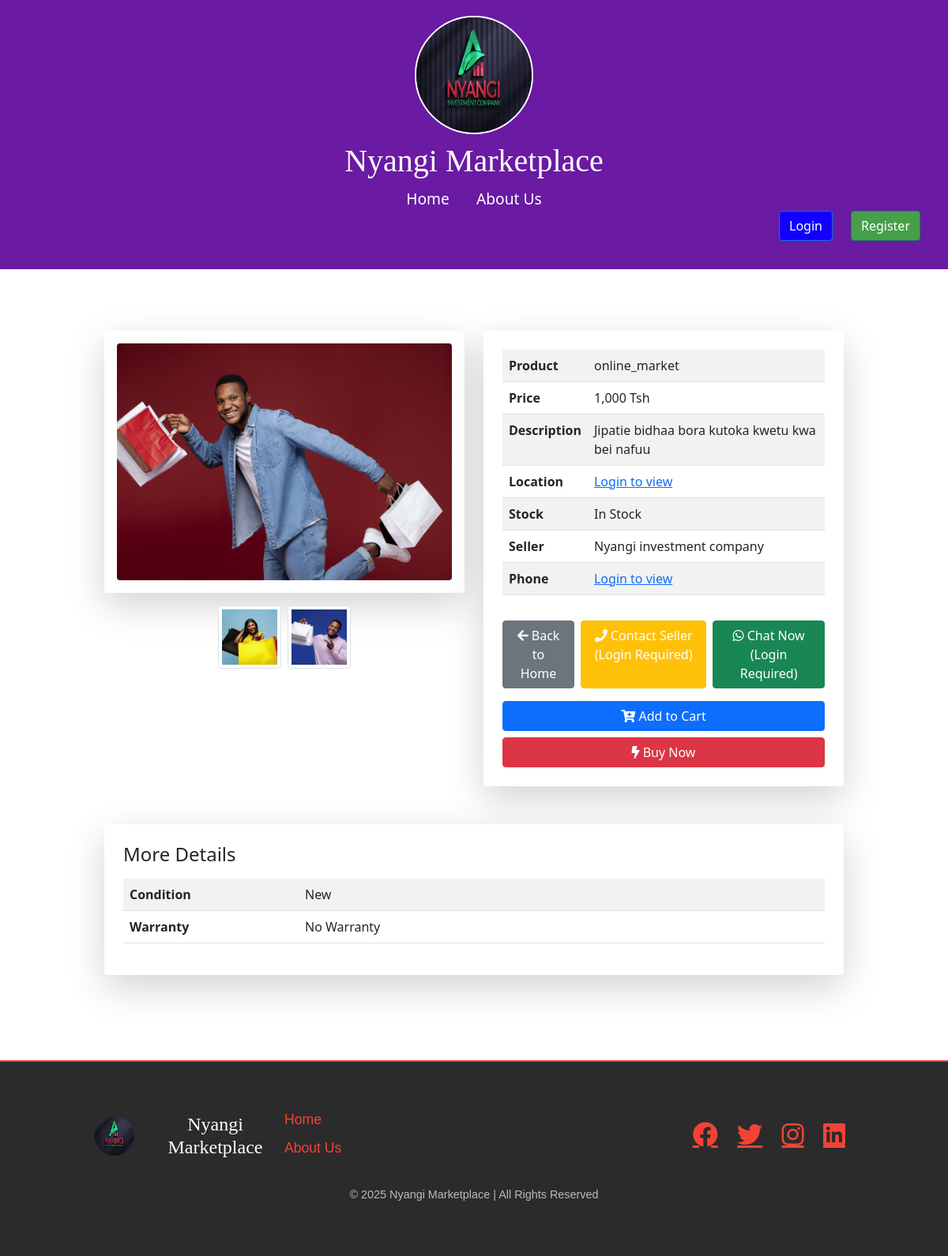
The app's page /product/15/ with its own data.
### myapp/models.py (models this page shows, shortened)
class Product(models.Model):
    name = models.CharField(max_length=255)
    description = models.TextField()
    price = models.IntegerField()
    category = models.ForeignKey('Category', on_delete=models.CASCADE)
    image = models.ImageField(upload_to='products/')
    image1 = models.ImageField(upload_to='products/', null=True, blank=True, default="")  # NEW IMAGE
    image2 = models.ImageField(upload_to='products/', null=True, blank=True, default="")
    image3 = models.ImageField(upload_to='products/', null=True, blank=True, default="")
    image4 = models.ImageField(upload_to='products/', null=True, blank=True, default="")
    phone_number=models.CharField(max_length=10 ,default='')
    seller = models.ForeignKey('Seller', on_delete=models.CASCADE)
    location = models.CharField(max_length=50, choices=TANZANIA_REGIONS, default='Dar es Salaam')  # Default region
    condition = models.CharField(max_length=100, default="New", blank=True)
    dimensions = models.CharField(max_length=100, default="", blank=True)
    weight = models.CharField(max_length=50, default="", blank=True)
    material = models.CharField(max_length=100, default="", blank=True)
    color = models.CharField(max_length=50, default="", blank=True)
    warranty = models.CharField(max_length=50, default="No Warranty", blank=True)
    model = models.CharField(max_length=100, default="", blank=True)
    release_year = models.IntegerField(default="", blank=True, null=True)
    generation = models.CharField(max_length=50, default="", blank=True)
    brand = models.CharField(max_length=100, default="", blank=True)
    origin_country = models.CharField(max_length=100, default="", blank=True)
    created_at = models.DateTimeField(default=timezone.now, blank=True)
    power_consumption = models.CharField(max_length=50, default="", blank=True)
    battery_life = models.CharField(max_length=50, default="", blank=True)
    charging_time = models.CharField(max_length=50, default="", blank=True)
    connectivity = models.CharField(max_length=100, default="", blank=True)
    processor = models.CharField(max_length=100, default="", blank=True)
    storage_capacity = models.CharField(max_length=100, default="", blank=True)
    screen_size = models.CharField(max_length=50, default="", blank=True)
    resolution = models.CharField(max_length=100, default="", blank=True)
    weight_capacity = models.CharField(max_length=50, default="", blank=True)
    assembly_required = models.BooleanField(default="", blank=True, null=True)
    style = models.CharField(max_length=100, default="", blank=True)
    water_resistant = models.BooleanField(default="", blank=True, null=True)
    upholstery_material = models.CharField(max_length=100, default="", blank=True)
    size = models.CharField(max_length=50, default="", blank=True)
    gender = models.CharField(max_length=50, default="", blank=True)
    fabric_type = models.CharField(max_length=100, default="", blank=True)
    washing_instructions = models.TextField(default="", blank=True)
    shoe_type = models.CharField(max_length=100, default="", blank=True)
    closure_type = models.CharField(max_length=100, default="", blank=True)
    fuel_type = models.CharField(max_length=50, default="", blank=True)
    transmission = models.CharField(max_length=50, default="", blank=True)
    mileage = models.CharField(max_length=50, default="", blank=True)
    engine_capacity = models.CharField(max_length=50, default="", blank=True)
    top_speed = models.CharField(max_length=50, default="", blank=True)
    number_of_seats = models.IntegerField(default="", blank=True, null=True)
    expiration_date = models.DateField(null=True, blank=True)
    ingredients = models.TextField(default="", blank=True)
    calories = models.CharField(max_length=50, default="", blank=True)
    dietary_info = models.CharField(max_length=100, default="", blank=True)
    package_size = models.CharField(max_length=100, default="", blank=True)
    author = models.CharField(max_length=100, default="", blank=True)
    publisher = models.CharField(max_length=100, default="", blank=True)
    edition = models.CharField(max_length=50, default="", blank=True)
    pages = models.IntegerField(default="", blank=True, null=True)
    language = models.CharField(max_length=50, default="", blank=True)
    paper_type = models.CharField(max_length=100, default="", blank=True)
    recommended_age = models.CharField(max_length=50, default="", blank=True)
    number_of_pieces = models.IntegerField(default="", blank=True, null=True)
    safety_certifications = models.CharField(max_length=100, default="", blank=True)
    battery_required = models.BooleanField(default="", blank=True, null=True)
    interactive_features = models.CharField(max_length=100, default="", blank=True)
    skin_type = models.CharField(max_length=100, default="", blank=True)
    scent = models.CharField(max_length=100, default="", blank=True)
    application_method = models.CharField(max_length=100, default="", blank=True)
    volume = models.CharField(max_length=50, default="", blank=True)
    sport_type = models.CharField(max_length=100, default="", blank=True)
    weather_resistant = models.BooleanField(default="", blank=True, null=True)
    material_durability = models.CharField(max_length=100, default="", blank=True)
    gemstone = models.CharField(max_length=100, default="", blank=True)
    metal_type = models.CharField(max_length=100, default="", blank=True)
    weight = models.CharField(max_length=50, default="", blank=True)
    certification = models.CharField(max_length=100, default="", blank=True)
    def get_technical_details(self):
        details = {
            self.condition: "Condition",
            self.dimensions: "Dimensions",
            self.weight: "Weight",
            self.material: "Material",
            self.color: "Color",
            self.warranty: "Warranty",
            self.model: "Model",
            self.release_year: "Year of Release",
            self.generation: "Generation",
            self.brand: "Brand",
            self.origin_country: "Origin Country",
            self.power_consumption: "Power Consumption",
            self.battery_life: "Battery Life",
            self.charging_time: "Charging Time",
            self.connectivity: "Connectivity",
            self.processor: "Processor",
            self.storage_capacity: "Storage Capacity",
            self.screen_size: "Screen Size",
            self.resolution: "Resolution",
            self.weight_capacity: "Weight Capacity",
            self.assembly_required: "Assembly Required",
            self.style: "Style",
            self.water_resistant: "Water Resistant",
            self.upholstery_material: "Upholstery Material",
            self.size: "Size",
            self.gender: "Gender",
            self.fabric_type: "Fabric Type",
            self.washing_instructions: "Washing Instructions",
            self.shoe_type: "Shoe Type",
            self.closure_type: "Closure Type",
            self.fuel_type: "Fuel Type",
            self.transmission: "Transmission",
            self.mileage: "Mileage",
            self.engine_capacity: "Engine Capacity",
            self.top_speed: "Top Speed",
            self.number_of_seats: "Number of Seats",
            self.expiration_date: "Expiration Date",
            self.ingredients: "Ingredients",
            self.calories: "Calories",
            self.dietary_info: "Dietary Info",
            self.package_size: "Package Size",
            self.author: "Author",
            self.publisher: "Publisher",
            self.edition: "Edition",
            self.pages: "Pages",
            self.language: "Language",
            self.paper_type: "Paper Type",
            self.recommended_age: "Recommended Age",
            self.number_of_pieces: "Number of Pieces",
            self.safety_certifications: "Safety Certifications",
            self.battery_required: "Battery Required",
            self.interactive_features: "Interactive Features",
            self.skin_type: "Skin Type",
            self.scent: "Scent",
            self.application_method: "Application Method",
            self.volume: "Volume",
            self.sport_type: "Sport Type",
            self.weather_resistant: "Weather Resistant",
            self.material_durability: "Material Durability",
            self.gemstone: "Gemstone",
            self.metal_type: "Metal Type",
            self.certification: "Certification",
        }
        return {label: value for value, label in details.items() if value not in [None, "", "N/A", "Unknown", "0"]}

class Seller(models.Model):
    user = models.OneToOneField(User, on_delete=models.CASCADE)
    shop_name = models.CharField(max_length=255)
    phone = models.CharField(max_length=15, default="N/A")  # NEW FIELD with default
    def __str__(self):
        return self.shop_name

### myapp/views.py (the view)
# urls.py: path('product/<int:id>/', views.product_detail, name='product_detail'),
def product_detail(request, id):
    user = request.user
    product = get_object_or_404(Product, id=id)
    return render(request, 'myapp/product_detail.html', {'product': product,
                                                        'user': user})

### myapp/context_processors.py (called while the page is built)
def cart_item_count(request):
    if request.user.is_authenticated:
        return {'cart_item_count': Cart.objects.filter(user=request.user).count()}
    return {'cart_item_count': 0}

### myapp/templates/myapp/product_detail.html (shortened to what this page needs)
{% extends 'myapp/base.html' %}
{% load static %}
{% load humanize %}
{% block content %}
<link rel="stylesheet" href="{% static 'css/home.css' %}">
<link rel="stylesheet" href="{% static 'css/bootstrap.min.css' %}">
<link rel="stylesheet" href="{% static 'css/bootstrap.css' %}">
<link rel="stylesheet" href="https://cdnjs.cloudflare.com/ajax/libs/font-awesome/5.15.4/css/all.min.css">
<div class="container my-4 my-md-5">
    <div class="row g-4">
        <div class="col-12 col-md-6">
            <div class="product-image-container shadow-lg rounded p-3 bg-white">
                <img id="mainImage" src="{{ product.image.url }}" alt="{{ product.name }}"
                     class="img-fluid rounded w-100"
                     style="max-height: 300px; object-fit: cover; cursor: pointer;"
                     data-bs-toggle="modal" data-bs-target="#imageModal">
            </div>
            <div class="d-flex flex-wrap justify-content-center mt-3 gap-2">
                {% if product.image1 %}
                <img src="{{ product.image1.url }}" class="additional-img img-thumbnail"
                     onclick="changeMainImage('{{ product.image1.url }}')"
                     style="width: 80px; height: 80px; cursor: pointer; object-fit: cover;">
                {% endif %}
                {% if product.image2 %}
                <img src="{{ product.image2.url }}" class="additional-img img-thumbnail"
                     onclick="changeMainImage('{{ product.image2.url }}')"
                     style="width: 80px; height: 80px; cursor: pointer; object-fit: cover;">
                {% endif %}
            </div>
        </div>
        <div class="col-12 col-md-6">
            <div class="card shadow-lg p-3 p-md-4 border-0 h-100">
                <div class="table-responsive">
                    <table class="table table-striped">
                        <tbody>
                            <tr><th scope="row" class="col-4 col-md-3">Product</th><td>{{ product.name }}</td></tr>
                            <tr><th scope="row" class="col-4 col-md-3">Price</th><td>{{ product.price|intcomma }} Tsh</td></tr>
                            <tr>
                                <th scope="row" class="col-4 col-md-3 align-top">Description</th>
                                <td class="description-cell" style="word-break: break-word;">{{ product.description }}</td>
                            </tr>
                            <tr>
                                <th scope="row" class="col-4 col-md-3">Location</th>
                                <td>
                                    {% if user.is_authenticated %}
                                        {{ product.location }}
                                    {% else %}
                                        <a href="{% url 'login' %}">Login to view</a>
                                    {% endif %}
                                </td>
                            </tr>
                            <tr><th scope="row" class="col-4 col-md-3">Stock</th><td>In Stock</td></tr>
                            <tr><th scope="row" class="col-4 col-md-3">Seller</th><td>{{ product.seller }}</td></tr>
                            <tr>
                                <th scope="row" class="col-4 col-md-3">Phone</th>
                                <td>
                                    {% if user.is_authenticated %}
                                        {{ product.phone_number }}
                                    {% else %}
                                        <a href="{% url 'login' %}">Login to view</a>
                                    {% endif %}
                                </td>
                            </tr>
                        </tbody>
                    </table>
                </div>
                <div class="mt-3 d-flex flex-column flex-md-row gap-2">
                    <a href="{% url 'home' %}" class="btn btn-secondary flex-fill">
                        <i class="fas fa-arrow-left"></i> Back to Home
                    </a>
                    {% if user.is_authenticated %}
                        <a href="tel:{{ product.seller.phone }}" class="btn btn-warning text-white flex-fill">
                            <i class="fas fa-phone"></i> Contact Seller
                        </a>
                        <a href="https://wa.me/{{ product.seller.phone }}" class="btn btn-success flex-fill">
                            <i class="fab fa-whatsapp"></i> Chat Now
                        </a>
                    {% else %}
                        <a href="{% url 'login' %}" class="btn btn-warning text-white flex-fill">
                            <i class="fas fa-phone"></i> Contact Seller (Login Required)
                        </a>
                        <a href="{% url 'login' %}" class="btn btn-success flex-fill">
                            <i class="fab fa-whatsapp"></i> Chat Now (Login Required)
                        </a>
                    {% endif %}
                </div>
                <div class="mt-3 d-grid gap-2">
                    <button id="addToCartBtn" class="btn btn-primary">
                        <i class="fas fa-cart-plus"></i> Add to Cart
                    </button>
                    <a href="https://7811-197-186-2-206.ngrok-free.app/buy/" class="btn btn-danger">
                        <i class="fas fa-bolt"></i> Buy Now
                    </a>
                </div>
            </div>
        </div>
    </div>
    <div class="row mt-4 mt-md-5">
        <div class="col-12">
            <div class="card shadow-lg p-3 p-md-4 border-0">
                <h4 class="mb-3">More Details</h4>
                <div class="table-responsive">
                    <table class="table table-striped">
                        <tbody>
                            {% for field, label in product.get_technical_details.items %}
                                {% if field %}
                                    <tr>
                                        <th scope="row" class="col-4 col-md-3">{{ field }}</th>
                                        <td style="word-break: break-word;">{{ label }}</td>
                                    </tr>
                                {% endif %}
                            {% endfor %}
                        </tbody>
                    </table>
                </div>
            </div>
        </div>
    </div>
</div>
{% endblock %}

### myapp/static/css/base.css (style rules this page uses)
html, body { height: 100%; margin: 0; }
body { background-color: #d3e0ec; font-family: Arial, sans-serif; color: #333; display: flex; flex-direction: column; transition: background-color 0.3s, color 0.3s; }
.btn-primary { background: #007bff; border: none; font-size: 1rem; transition: all 0.3s ease-in-out; }

### myapp/static/css/home.css (style rules this page uses)
.container { max-width: 1200px; margin: 15px auto; padding: 0 15px; }

### myapp/templates/myapp/product_detail.html (style rules this page uses)
.description-cell { max-width: 0; white-space: normal; }

### records on screen
Product: image (picture), image1 (picture), image2 (picture), name "online_market", price "1,000", description "Jipatie bidhaa bora kutoka kwetu kwa bei nafuu", seller "Nyangi investment company", get_technical_details "New" "No Warranty"

### other values on screen
{{ field }} "Condition" "Warranty"
